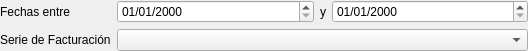
<?xml version="1.0" encoding="UTF-8"?>
<ui version="4.0">
 <class>Form</class>
 <widget class="QWidget" name="Form">
  <property name="geometry">
   <rect>
    <x>0</x>
    <y>0</y>
    <width>528</width>
    <height>49</height>
   </rect>
  </property>
  <property name="windowTitle">
   <string>Form</string>
  </property>
  <layout class="QGridLayout" name="gridLayout">
   <property name="margin">
    <number>0</number>
   </property>
   <item row="0" column="0">
    <widget class="QLabel" name="label">
     <property name="sizePolicy">
      <sizepolicy hsizetype="Maximum" vsizetype="Preferred">
       <horstretch>0</horstretch>
       <verstretch>0</verstretch>
      </sizepolicy>
     </property>
     <property name="text">
      <string>Fechas entre</string>
     </property>
    </widget>
   </item>
   <item row="0" column="1">
    <widget class="DBDateTimeEdit" name="dbDateTimeEdit">
     <property name="displayFormat">
      <string>dd/MM/yyyy</string>
     </property>
     <property name="fieldName">
      <string>fecha</string>
     </property>
     <property name="reportParameterBinding">
      <string>P_FECHA_INICIO</string>
     </property>
    </widget>
   </item>
   <item row="0" column="2">
    <widget class="QLabel" name="label_2">
     <property name="sizePolicy">
      <sizepolicy hsizetype="Maximum" vsizetype="Preferred">
       <horstretch>0</horstretch>
       <verstretch>0</verstretch>
      </sizepolicy>
     </property>
     <property name="text">
      <string>y</string>
     </property>
    </widget>
   </item>
   <item row="0" column="3">
    <widget class="DBDateTimeEdit" name="dbDateTimeEdit_2">
     <property name="displayFormat">
      <string>dd/MM/yyyy</string>
     </property>
     <property name="fieldName">
      <string>fecha</string>
     </property>
     <property name="reportParameterBinding">
      <string>P_FECHA_FIN</string>
     </property>
    </widget>
   </item>
   <item row="1" column="0">
    <widget class="QLabel" name="label_3">
     <property name="text">
      <string>Serie de Facturación</string>
     </property>
    </widget>
   </item>
   <item row="1" column="1" colspan="3">
    <widget class="DBComboBox" name="dbComboBox">
     <property name="fieldName">
      <string>idserie</string>
     </property>
     <property name="listTableModel">
      <string>seriesfacturacion</string>
     </property>
     <property name="listColumnName">
      <string>descripcion</string>
     </property>
     <property name="listColumnToSave">
      <string>id</string>
     </property>
     <property name="reportParameterBinding">
      <string>P_ID_SERIE</string>
     </property>
    </widget>
   </item>
  </layout>
 </widget>
 <customwidgets>
  <customwidget>
   <class>DBComboBox</class>
   <extends>QComboBox</extends>
   <header>widgets/dbcombobox.h</header>
  </customwidget>
  <customwidget>
   <class>DBDateTimeEdit</class>
   <extends>QDateTimeEdit</extends>
   <header>widgets/dbdatetimeedit.h</header>
  </customwidget>
 </customwidgets>
 <resources/>
 <connections/>
</ui>
